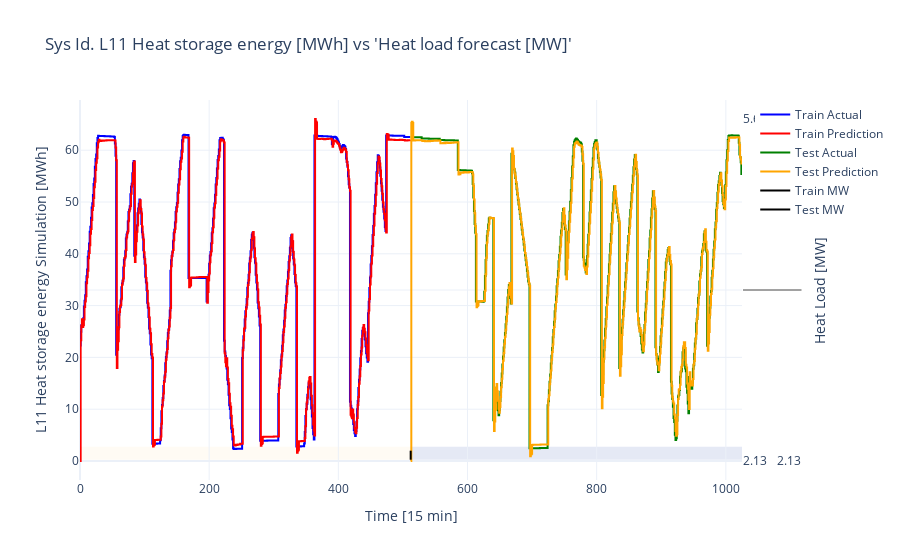

Write notebook code for a chart like this one.
### Code cell
plot_ARX_model_pred(X_train, X_test, y_train, y_test, time_seq_train, y_pred_train, y_pred_test)

### Figure 1 — Plotly figure (JSON) as saved in the notebook; plotly's stock layout.template omitted (floating-point values rounded to 4 significant figures; data arrays with more than 128 entries replaced by an {"elided": "..."} marker saying what was removed)
{"data": [{"line": {"color": "blue", "shape": "hv"}, "mode": "lines", "name": "Train Actual", "type": "scatter", "x": {"elided": "512 int values"}, "y": {"elided": "512 float values"}}, {"line": {"color": "red", "shape": "hv"}, "mode": "lines", "name": "Train Prediction", "type": "scatter", "x": {"elided": "512 int values"}, "y": {"elided": "512 float values"}}, {"line": {"color": "green", "shape": "hv"}, "mode": "lines", "name": "Test Actual", "type": "scatter", "x": {"elided": "513 int values"}, "y": {"elided": "513 float values"}}, {"line": {"color": "orange", "shape": "hv"}, "mode": "lines", "name": "Test Prediction", "type": "scatter", "x": {"elided": "513 int values"}, "y": {"elided": "513 float values"}}, {"line": {"color": "black", "shape": "hv"}, "mode": "lines", "name": "Train MW", "type": "scatter", "x": {"elided": "512 int values"}, "y": {"elided": "512x1 float values"}, "yaxis": "y2"}, {"line": {"color": "black", "shape": "hv"}, "mode": "lines", "name": "Test MW", "type": "scatter", "x": {"elided": "513 int values"}, "y": {"elided": "513x1 float values"}, "yaxis": "y2"}], "layout": {"shapes": [{"fillcolor": "#FFF2DB", "layer": "below", "line": {"width": 0}, "name": "Train Region", "opacity": 0.3, "type": "rect", "x0": 0, "x1": 512, "y0": null, "y1": null}, {"fillcolor": "#A9B5DF", "layer": "below", "line": {"width": 0}, "name": "Test Region", "opacity": 0.3, "type": "rect", "x0": 512, "x1": 1025, "y0": null, "y1": null}, {"line": {"color": "black", "dash": "dash", "width": 2}, "type": "line", "x0": 512, "x1": 512, "y0": null, "y1": null}], "title": {"text": "Sys Id. L11 Heat storage energy [MWh] vs 'Heat load forecast [MW]'"}, "xaxis": {"showgrid": true, "title": {"text": "Time [15 min]"}}, "yaxis": {"showgrid": true, "title": {"text": "L11 Heat storage energy Simulation [MWh]"}}, "yaxis2": {"overlaying": "y", "side": "right", "title": {"text": "Heat Load [MW]"}}}}
